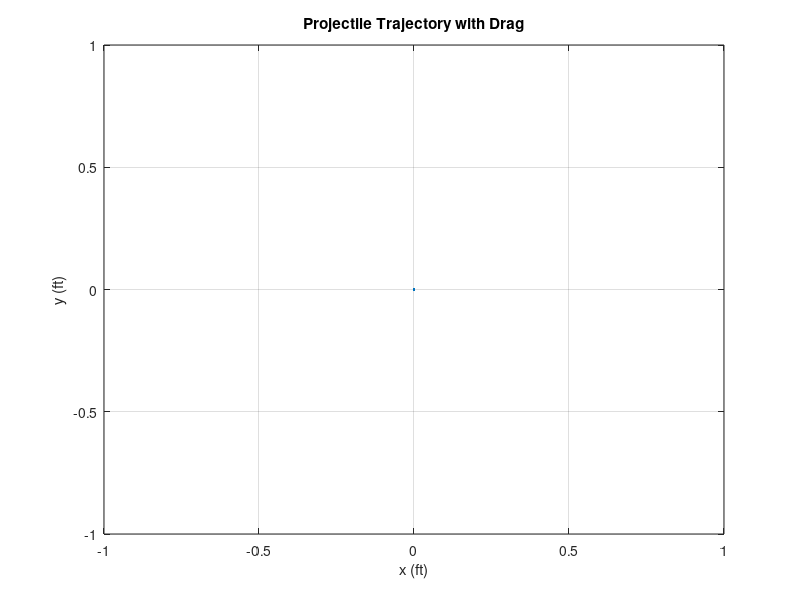
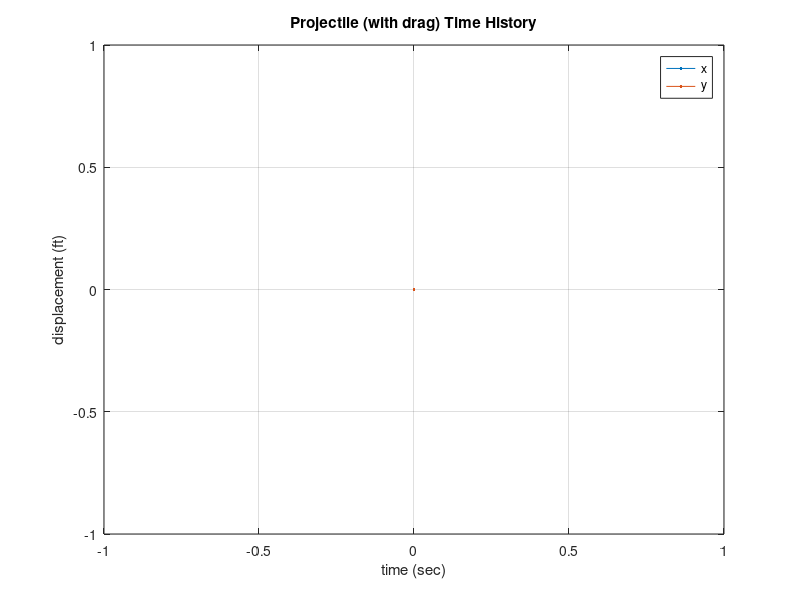

The MATLAB source for these figures, in order:
% this program computes the integration of Projectile Motion equations
% as developed by MH Kempski dated: 06-March-2013
%
clear
clc
%
% set up constnts
%
g=32.2;
delta_t=0.1;
CdC_m=0.001731;
x0=0.;
y0=0.;
vel0=147.;  % ft/sec = 100 mph *(88 ft/sec)/(60mph)
theta=30.;  % degrees relative to horizontal
velx0=cosd(theta)*vel0;
vely0=sind(theta)*vel0;
% initiate forward Euler integration scheme
i=1;
t(i)=0;
x(i)=x0;
y(i)=y0;
vx(i)=velx0;
vy(i)=vely0;
% iterate solution
%
% need code here ...
%
%
% plot trajectory and time course results
figure(1)
plot(x,y)
grid on
title('Projectile Trajectory with Drag')
xlabel('x (ft)')
ylabel('y (ft)')
figure(2)
plot(t,x,t,y)
grid on
title('Projectile (with drag) Time History')
xlabel('time (sec)')
ylabel('displacement (ft)')
legend('x','y')